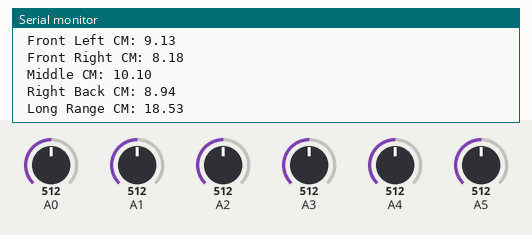
This sketch was run on a simulated Arduino Uno, built with avr-gcc and run on an emulated ATmega328P. Parts: the last lines printed to the serial monitor. The test bench sets the inputs (shaded band); at power-on: A1 = 512, A4 = 512, A0 = 512, A2 = 512, A3 = 512, A5 = 512.

Above: at 1.2 s.
1.3 s: A1 set to 526
At 2.4 s:
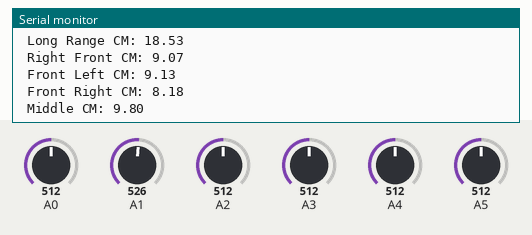
4.3 s: A4 set to 689
7.3 s: A4 set to 714
At 7.8 s:
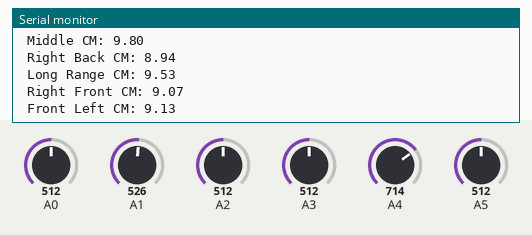
8.8 s: A0 set to 471
At 9.9 s:
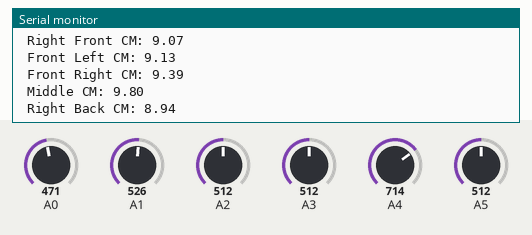
11.8 s: A0 set to 436
At 12.8 s:
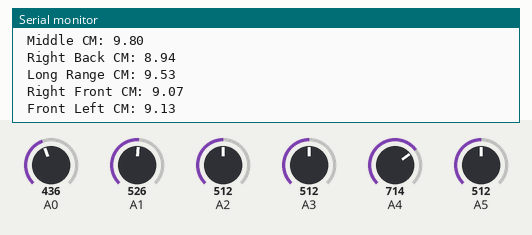
Timing chart, 0 to 14.8 s (numbered marks = the images above; inputs shaded):
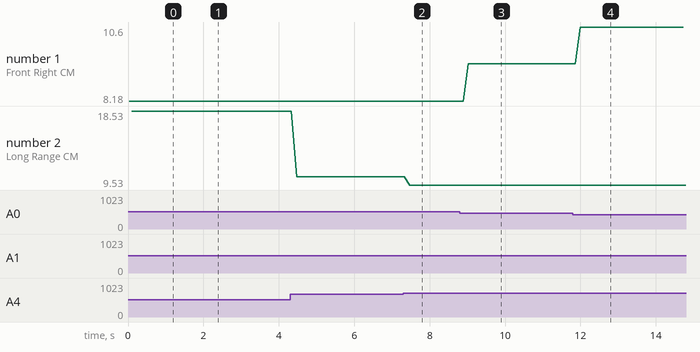

The sketch:

sensor_calibrated.ino
```cpp
#include <RunningMedian.h>

const int MAX_SMALL_SENSOR = 80;
const int MAX_BIG_SENSOR = 150;
const int NUM_SAMPLES_MEDIAN = 15;

RunningMedian frontIR1_Median = RunningMedian(NUM_SAMPLES_MEDIAN);
RunningMedian frontIR2_Median = RunningMedian(NUM_SAMPLES_MEDIAN);
RunningMedian frontIR3_Median = RunningMedian(NUM_SAMPLES_MEDIAN);
RunningMedian rightIR1_Median = RunningMedian(NUM_SAMPLES_MEDIAN);
RunningMedian rightIR2_Median = RunningMedian(NUM_SAMPLES_MEDIAN);
RunningMedian leftIR_1_Median = RunningMedian(NUM_SAMPLES_MEDIAN);

double frontIR1_Value = 0, frontIR2_Value = 0, frontIR3_Value = 0;
double rightIR1_Value = 0, rightIR2_Value = 0, leftIR1_Value = 0;


void setup() {
  // put your setup code here, to run once:
  Serial.begin(9600);
  Serial.setTimeout(0);
  pinMode(A3, INPUT);
 int raw = analogRead(A3);
 pinMode(A0, INPUT);
 int raw1 = analogRead(A0);
 pinMode(A1, INPUT);
 int raw2 = analogRead(A1);
 pinMode(A2, INPUT);
 int raw3 = analogRead(A2);
 pinMode(A4, INPUT);
 int raw4 = analogRead(A4);
 pinMode(A5, INPUT);
 int raw5 = analogRead(A5);
    Serial.print(" A3: ");
    Serial.println(raw);
}

void loop() {
  // put your main code here, to run repeatedly:
 double raw = 6110.1/analogRead(A3) - 2.7993;//Front left
 double raw1 = 7108.6/analogRead(A0) - 5.7032;//Front right
 double raw2 = 5759.7/analogRead(A1) - 1.1496;//Middle
 double raw3 = 5631.1/analogRead(A2) - 2.0624;//right back
 double raw4 = 16710/analogRead(A4) - 13.472;//Long Range
 double raw5 = 6262.7/analogRead(A5) - 3.1644;//right front
    Serial.print(" Front Left CM: ");
    Serial.println(raw);
    Serial.print(" Front Right CM: ");
    Serial.println(raw1);
    Serial.print(" Middle CM: ");
    Serial.println(raw2);
    Serial.print(" Right Back CM: ");
    Serial.println(raw3);
    Serial.print(" Long Range CM: ");
    Serial.println(raw4);
    Serial.print(" Right Front CM: ");
    Serial.println(raw5);
}

double getFrontIR1() {
  for (int n = 0; n < NUM_SAMPLES_MEDIAN; n++) {
    readFrontSensor_1();
  }
  return frontIR1_Value;
}
double getFrontIR2() {
  for (int n = 0; n < NUM_SAMPLES_MEDIAN; n++) {
    readFrontSensor_2();
  }
  return frontIR2_Value;
}
double getFrontIR3() {
  for (int n = 0; n < NUM_SAMPLES_MEDIAN; n++) {
    readFrontSensor_3();
  }
  return frontIR3_Value;
}
double getRightIR1() {
  for (int n = 0; n < NUM_SAMPLES_MEDIAN; n++) {
    readRightSensor_1();
  }
  return rightIR1_Value;
}
double getRightIR2() {
  for (int n = 0; n < NUM_SAMPLES_MEDIAN; n++) {
    readRightSensor_2();
  }
  return rightIR2_Value;
}
double getLeftIR1() {
  for (int n = 0; n < NUM_SAMPLES_MEDIAN; n++) {
    readLeftSensor_1();
  }
  return leftIR1_Value;
}


void readFrontSensor_1() {
  double irDistance = 6110.1/analogRead(A3) - 2.7993;//Front left
//  Serial.println(irDistance + 9);
  frontIR1_Median.add(irDistance);
  if (frontIR1_Median.getCount() >= NUM_SAMPLES_MEDIAN) {
    if (abs(frontIR1_Median.getHighest() - frontIR1_Median.getLowest()) > 40) {
      frontIR1_Value = MAX_SMALL_SENSOR;
    } else {
      frontIR1_Value = frontIR1_Median.getMedian();
    }
  }
}

void readFrontSensor_2() {
  double irDistance = 5759.7/analogRead(A1) - 1.1496;//Middle
  frontIR2_Median.add(irDistance);
  if (frontIR2_Median.getCount() >= NUM_SAMPLES_MEDIAN) {
    if (abs(frontIR2_Median.getHighest() - frontIR2_Median.getLowest()) > 40) {
      frontIR2_Value = MAX_SMALL_SENSOR;
    } else {
      frontIR2_Value = frontIR2_Median.getMedian();
    }
  }
}

void readFrontSensor_3() {
  double irDistance = 7108.6/analogRead(A0) - 5.7032;//Front right
  frontIR3_Median.add(irDistance);
  if (frontIR3_Median.getCount() >= NUM_SAMPLES_MEDIAN) {
    if (abs(frontIR3_Median.getHighest() - frontIR3_Median.getLowest()) > 40) {
      frontIR3_Value = MAX_SMALL_SENSOR;
    } else {
      frontIR3_Value = frontIR3_Median.getMedian();
    }
  }
}

void readRightSensor_1() {
  double irDistance = 5631.1/analogRead(A2) - 2.0624;//right back
  rightIR1_Median.add(irDistance);
  if (rightIR1_Median.getCount() >= NUM_SAMPLES_MEDIAN) {
    if (abs(rightIR1_Median.getHighest() - rightIR1_Median.getLowest()) > 40) {
      rightIR1_Value = MAX_SMALL_SENSOR;
    } else {
      rightIR1_Value = rightIR1_Median.getMedian();
    }
  }
}

void readRightSensor_2() {
  double irDistance = 6262.7/analogRead(A5) - 3.1644;//right front
  rightIR2_Median.add(irDistance);
  if (rightIR2_Median.getCount() >= NUM_SAMPLES_MEDIAN) {
    if (abs(rightIR2_Median.getHighest() - rightIR2_Median.getLowest()) > 40) {
      rightIR2_Value = MAX_SMALL_SENSOR;
    } else {
      rightIR2_Value = rightIR2_Median.getMedian();
    }
  }
}

void readLeftSensor_1() {
  double irDistance = 16710/analogRead(A4) - 13.472;//Long Range
  leftIR_1_Median.add(irDistance);
  if (leftIR_1_Median.getCount() >= NUM_SAMPLES_MEDIAN) {
    if (abs(leftIR_1_Median.getHighest() - leftIR_1_Median.getLowest()) > 40) {
      leftIR1_Value = MAX_BIG_SENSOR;
    } else {
      leftIR1_Value = leftIR_1_Median.getMedian();
    }
  }
}
```

Measured:
- the behaviour switches between 516 and 517 on A1 (found by bisection; images 0 and 1)
- the behaviour switches between 696 and 697 on A4 (found by bisection; images 1 and 2)
- the behaviour switches between 453 and 452 on A0 (found by bisection; images 3 and 4)
- after the input at 1.3 s, the serial monitor: prints a new line after 0.13 s (image 1)
- after the input at 7.3 s, the serial monitor: prints a new line after 0.17 s (image 2)
- after the input at 8.8 s, the serial monitor: prints a new line after 0.22 s (image 3)
- after the input at 11.8 s, the serial monitor: prints a new line after 0.20 s (image 4)
- plotted number 1: 8.18 → 9.39 after the input at 8.8 s, 9.39 → 10.6 after the input at 11.8 s
